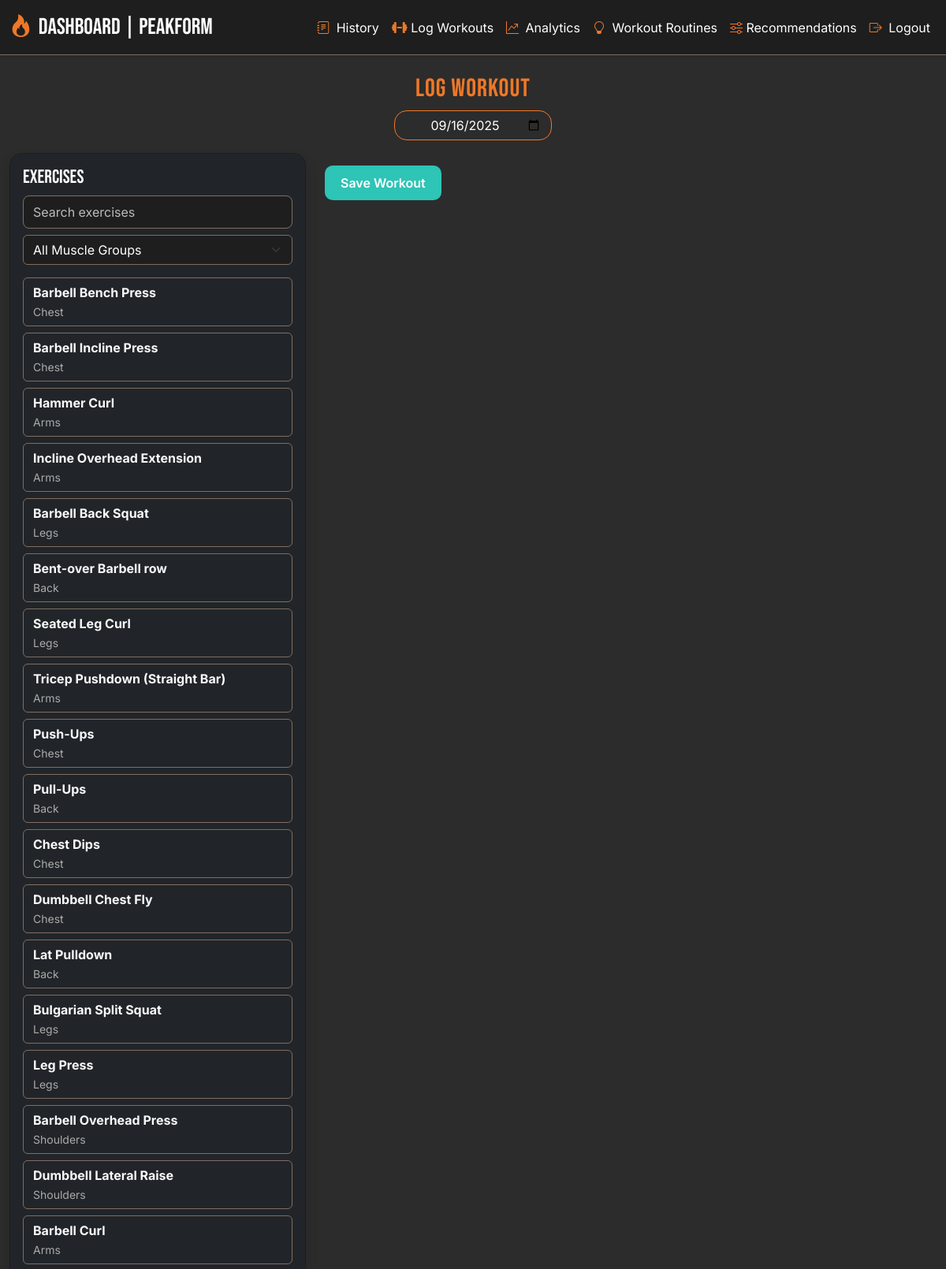
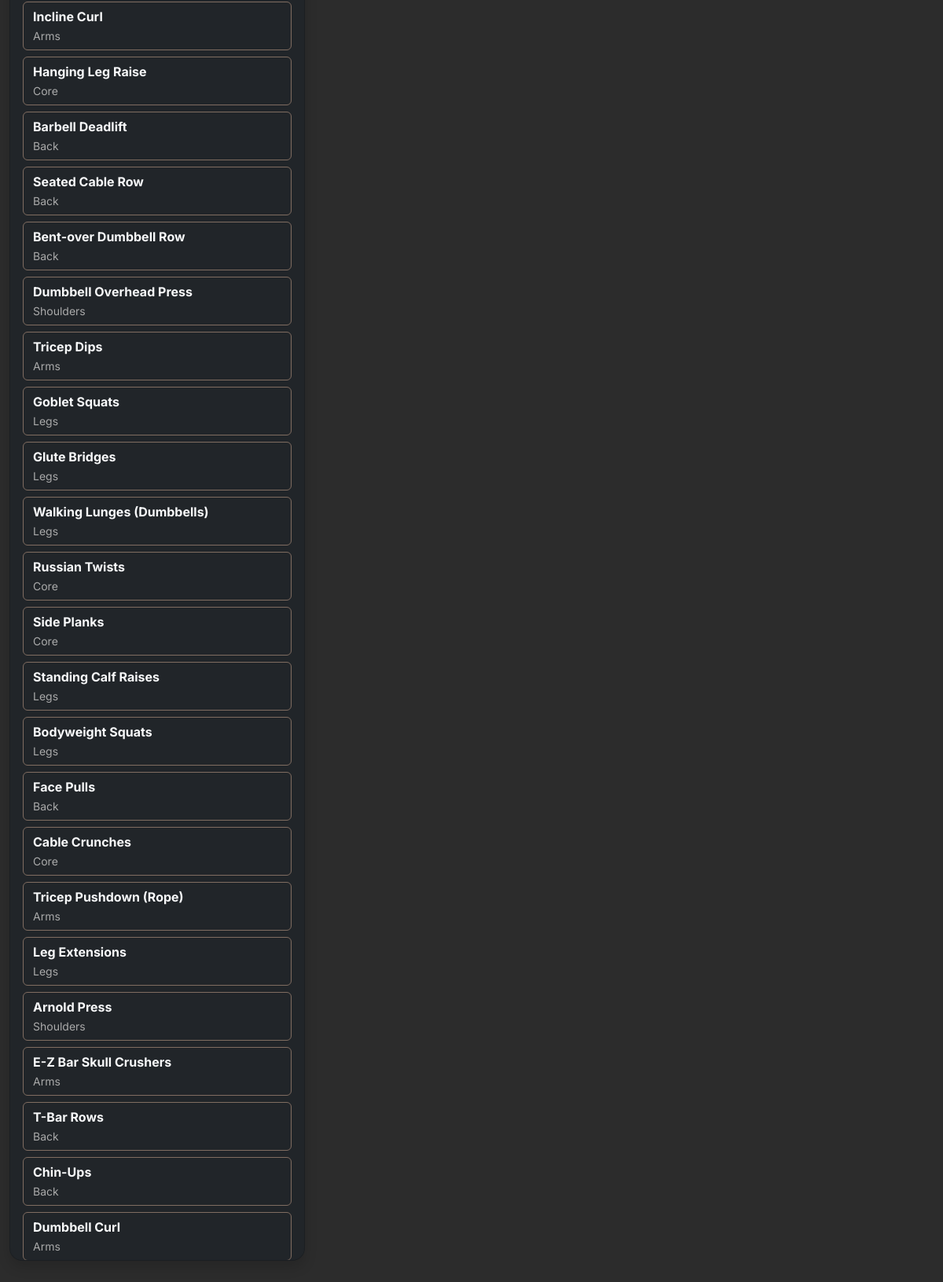
Page /log_workout (signed in) on the committed database (2 pictures, top to bottom).
### tables this page shows
CREATE TABLE "exercises" (
	"id"	INTEGER,
	"name"	TEXT NOT NULL UNIQUE,
	"muscle_group"	TEXT NOT NULL,
	"equipment"	TEXT,
	"type"	TEXT,
	"difficulty"	TEXT,
	"primary_muscle"	TEXT,
	PRIMARY KEY("id" AUTOINCREMENT)
);

### app.py (the view, shortened to what this page needs)
@app.route('/log_workout', methods=['GET', 'POST'])
def log_workout():
    if 'user' not in session:
        return redirect('/login')
    conn = sqlite3.connect('workout_tracker.db')
    c = conn.cursor()
    c.execute("SELECT name, muscle_group FROM exercises")
    exercises = c.fetchall()
    conn.close()
    prefilled = []
    return render_template(
        'log_workout.html',
        exercise=exercises,
        current_date=datetime.now().strftime("%Y-%m-%d"),
        prefilled=prefilled  # <-- this is crucial for JS prefill
    )

### templates/log_workout.html (shortened to what this page needs)
{% extends "base.html" %}
{% block content %}
    <div class="container-fluid mt-4">
        <h2 class="text-center" style="font-family: 'Bebas Neue', sans-serif; color: var(--primary);">Log Workout</h2>
        <div class="text-center mb-3">
            <input type="date" id="date" name="date" class="form-control d-inline-block text-center"
                style="max-width: 200px; background-color: var(--dark); color: white; border: 1px solid var(--primary);"
                value="{{ current_date }}" required>
        </div>
        <div class="row g-4">
            <div class="col-md-4">
                <div class="card bg-dark text-white rouded-4 shadow p-3" style="max-height: 80vh; overflow-y: auto">
                    <h4 style="font-family: 'Bebas Neue', sans-serif;">Exercises</h4>
                    <input type="text" id="searchInput" onkeyup="filterExercises()" placeholder="Search exercises"
                    class="form-control mb-2" style="background-color: var(--light-dark); color:white; border: 1px solid var(--grey);">
                    <select id="muscleFilter" onchange="filterExercises()" class="form-select mb-3"
                        style="background-color: var(--light-dark); color: white; border: 1px solid var(--grey);">
                        <option value="">All Muscle Groups</option>
                    </select>
                    <div id="exerciseList" class="d-grid gap-2">
                        {% for ex in exercise %}
                        <button class="btn btn-outline-light text-start"
                            style="font-family: 'Inter'; border-color: var(--grey);"
                            data-muscle="{{ ex[1] }}"
                            onclick="selectExercise('{{ ex[0] }}')">
                        <strong>{{ ex[0] }}</strong> <br><small class="text-muted">{{ ex[1] }}</small>
                        </button>
                    {% endfor %}
                    </div>
                </div>
            </div>
            <div class="col-md-8">
                <button type="button" class="btn btn-teal mt-3" id="saveWorkoutBtn">Save Workout</button>
            </div>
        </div>
    </div>
{% endblock %}

### static/style.css (style rules this page uses)
.btn-teal { background-color: #2ec4b6; color: white; border: none; font-weight: 600; padding: 10px 20px; border-radius: 10px; }
#searchInput { background-color: var(--light-dark); color: white; border: 1px solid var(--grey); border-radius: 8px; padding: 8px 12px; }
#searchInput::placeholder { color: #bbb; }
.card { background-color: var(--light-dark); border-radius: 1rem; }
* { box-sizing: border-box; }
:root { --primary: #EE7828; --dark: #2c2c2c; --grey: #806d61; --light-dark: #1e1e1e; }
body { background-color: var(--dark); color: white; font-family: 'Inter', sans-serif; min-height: 100vh; }
h1, h2, h3 { font-family: 'Helvetica', sans-serif; letter-spacing: 1px; color: var(--primary); }
.form-control { background-color: #333; color:white; border: 1px solid #555; border-radius: 1rem; }
.text-muted { color: #aaa !important; }

### rows in the picture
exercises: name "Barbell Bench Press", muscle_group "Chest"
exercises: name "Barbell Incline Press", muscle_group "Chest"
exercises: name "Hammer Curl", muscle_group "Arms"
exercises: name "Incline Overhead Extension", muscle_group "Arms"
exercises: name "Barbell Back Squat", muscle_group "Legs"
exercises: name "Bent-over Barbell row", muscle_group "Back"
exercises: name "Seated Leg Curl", muscle_group "Legs"
exercises: name "Tricep Pushdown (Straight Bar)", muscle_group "Arms"
exercises: name "Push-Ups", muscle_group "Chest"
exercises: name "Pull-Ups", muscle_group "Back"
exercises: name "Chest Dips", muscle_group "Chest"
exercises: name "Dumbbell Chest Fly", muscle_group "Chest"
exercises: name "Lat Pulldown", muscle_group "Back"
exercises: name "Bulgarian Split Squat", muscle_group "Legs"
exercises: name "Leg Press", muscle_group "Legs"
exercises: name "Barbell Overhead Press", muscle_group "Shoulders"
exercises: name "Dumbbell Lateral Raise", muscle_group "Shoulders"
exercises: name "Barbell Curl", muscle_group "Arms"
exercises: name "Incline Curl", muscle_group "Arms"
exercises: name "Hanging Leg Raise", muscle_group "Core"
exercises: name "Barbell Deadlift", muscle_group "Back"
exercises: name "Seated Cable Row", muscle_group "Back"
exercises: name "Bent-over Dumbbell Row", muscle_group "Back"
exercises: name "Dumbbell Overhead Press", muscle_group "Shoulders"
exercises: name "Tricep Dips", muscle_group "Arms"
exercises: name "Goblet Squats", muscle_group "Legs"
exercises: name "Glute Bridges", muscle_group "Legs"
exercises: name "Walking Lunges (Dumbbells)", muscle_group "Legs"
exercises: name "Russian Twists", muscle_group "Core"
exercises: name "Side Planks", muscle_group "Core"
exercises: name "Standing Calf Raises", muscle_group "Legs"
exercises: name "Bodyweight Squats", muscle_group "Legs"
exercises: name "Face Pulls", muscle_group "Back"
exercises: name "Cable Crunches", muscle_group "Core"
exercises: name "Tricep Pushdown (Rope)", muscle_group "Arms"
exercises: name "Leg Extensions", muscle_group "Legs"
exercises: name "Arnold Press", muscle_group "Shoulders"
exercises: name "E-Z Bar Skull Crushers", muscle_group "Arms"
exercises: name "T-Bar Rows", muscle_group "Back"
exercises: name "Chin-Ups", muscle_group "Back"
exercises: name "Dumbbell Curl", muscle_group "Arms"
